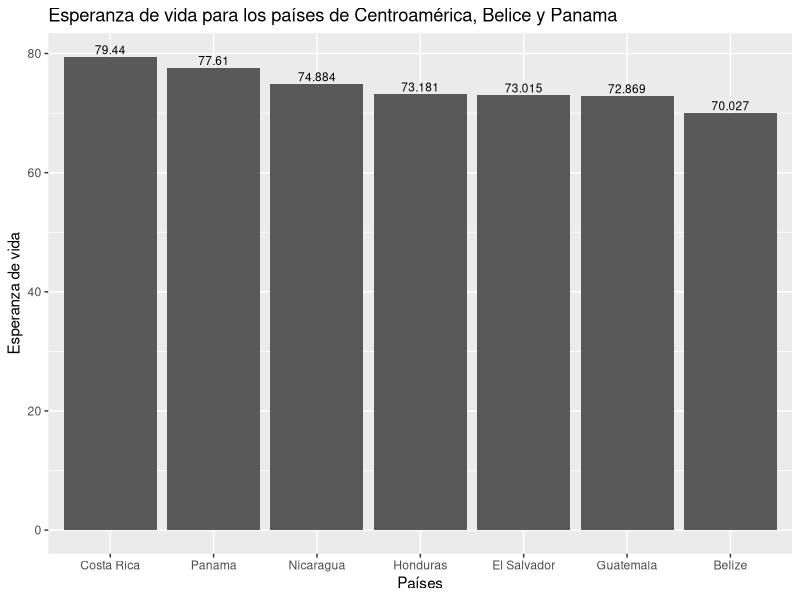
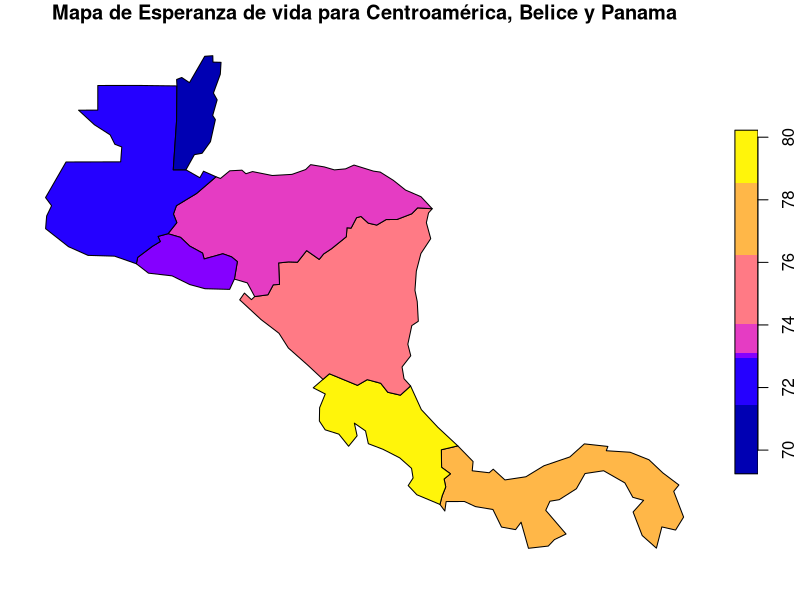

Here is the R script that generated these plots, in order:
## ---- chunk 1
knitr::opts_chunk$set(echo = TRUE)
## ---- chunk 2
# Paquete para generación de documentos (ej. HTML)
#library(knitr)

# Paquete para formateo de tablas
library(kableExtra)

# Paquete de graficación
library(ggplot2)

# Paquete de manejo de datos geoespaciales vectoriales
library(sf)

# Paquete con conjuntos de datos geoespaciales
library(spData)
## ---- chunk 3
names(world)
## ---- chunk 4
kable(
  world[1:10, 1:5, drop = TRUE], 
  caption="Datos demográficos de los países del mundo"
)
## ---- chunk 5
kable(
  world[1:10, c("name_long","continent","pop","lifeExp","gdpPercap"), drop = TRUE], 
  col.names=c("País","Continente","Población","Esperanza de vida","Renta per cápita"),  
  caption="Datos demográficos de los países del mundo"
)
## ---- chunk 6
# Se extraen las observaciones ordenadas por orden alfabético de país
world.orden <- order(world$name_long)

# Se genera un nuevo data frame ordenado
world.ordenadoxpais <- world[world.orden,]

# Se formatea la tabla con el nuevo data frame
kable(
  world.ordenadoxpais[, c("name_long","continent","pop","lifeExp","gdpPercap"), drop = TRUE], 
  col.names=c("País","Continente","Población","Esperanza de vida","Renta per cápita"),  
  caption="Datos demográficos de los países del mundo"
) %>%
kable_styling() %>%
scroll_box(
  width = "800px", 
  height = "500px", 
  fixed_thead = TRUE
)
## ---- chunk 7
# Se extraen las observaciones correspondientes a los países de Centroamérica
centro_america = world[world$name_long == "Belize" |
                       world$name_long == "Guatemala" |
                       world$name_long == "Honduras" |
                       world$name_long == "El Salvador" |
                       world$name_long == "Nicaragua" |
                       world$name_long == "Costa Rica" |
                       world$name_long == "Panama"
                       , ]

# Se formatea la tabla con el nuevo data frame
kable(
  centro_america[, c("name_long","continent","pop","lifeExp","gdpPercap"), drop = TRUE], 
  col.names=c("País","Continente","Población","Esperanza de vida","Renta per cápita"),  
  caption="Datos demográficos de los países de Centroamérica"
) %>%
kable_styling()
## ---- chunk 8
ggplot(centro_america, aes(x=reorder(name_long, -lifeExp), y=lifeExp)) +
  ggtitle("Esperanza de vida para los países de Centroamérica, Belice y Panama") +
  xlab("Países") + 
  ylab("Esperanza de vida") +  
  geom_col() +
  geom_text(aes(label=lifeExp), vjust=-0.3, size=3.0)
## ---- chunk 9
plot(centro_america["lifeExp"], main= "Mapa de Esperanza de vida para Centroamérica, Belice y Panama")
## ---- chunk 10
